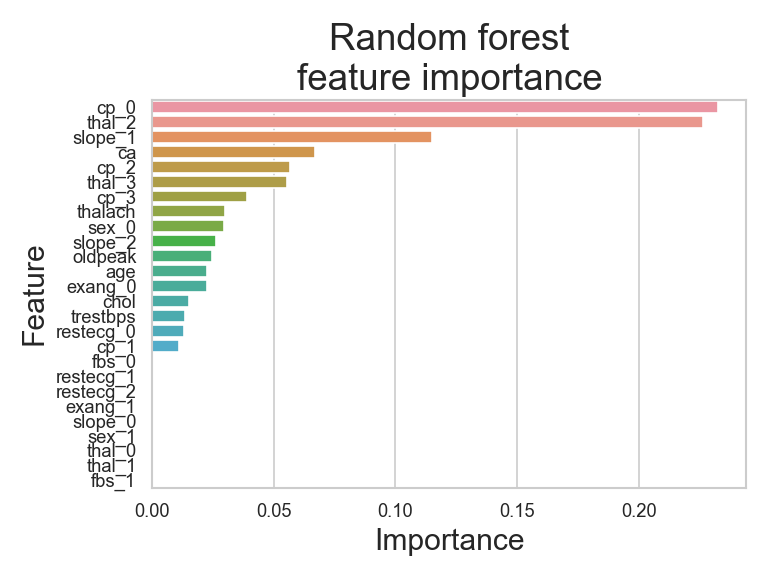

Source code (Python):
import json
import pickle

# Additional imports
import matplotlib.pyplot as plt
import numpy as np  # linear algebra
import pandas as pd  # data processing, CSV file I/O (e.g. pd.read_csv)
import seaborn as sns

# read test data
test_data = pd.read_csv("test_data.csv")

# Getting features and target
X = test_data.drop(["target"], axis=1)
y = test_data["target"]

# load model
model = pickle.load(open("model.pkl", "rb"))

# get feature scores
FI = model.feature_importances_
FI = pd.DataFrame([X.columns, FI]).T
FI.columns = ("feature", "score")
FI = FI.sort_values(by=["score"], ascending=False)

# save to image
# image formatting
axis_fs = 18  # fontsize
title_fs = 22  # fontsize
sns.set(style="whitegrid")

# plot
ax = sns.barplot(x="score", y="feature", data=FI)
ax.set_xlabel("Importance", fontsize=axis_fs)
ax.set_ylabel("Feature", fontsize=axis_fs)
ax.set_title("Random forest\nfeature importance", fontsize=title_fs)

plt.tight_layout()
plt.savefig("feature_importance.png", dpi=120)
plt.close()
